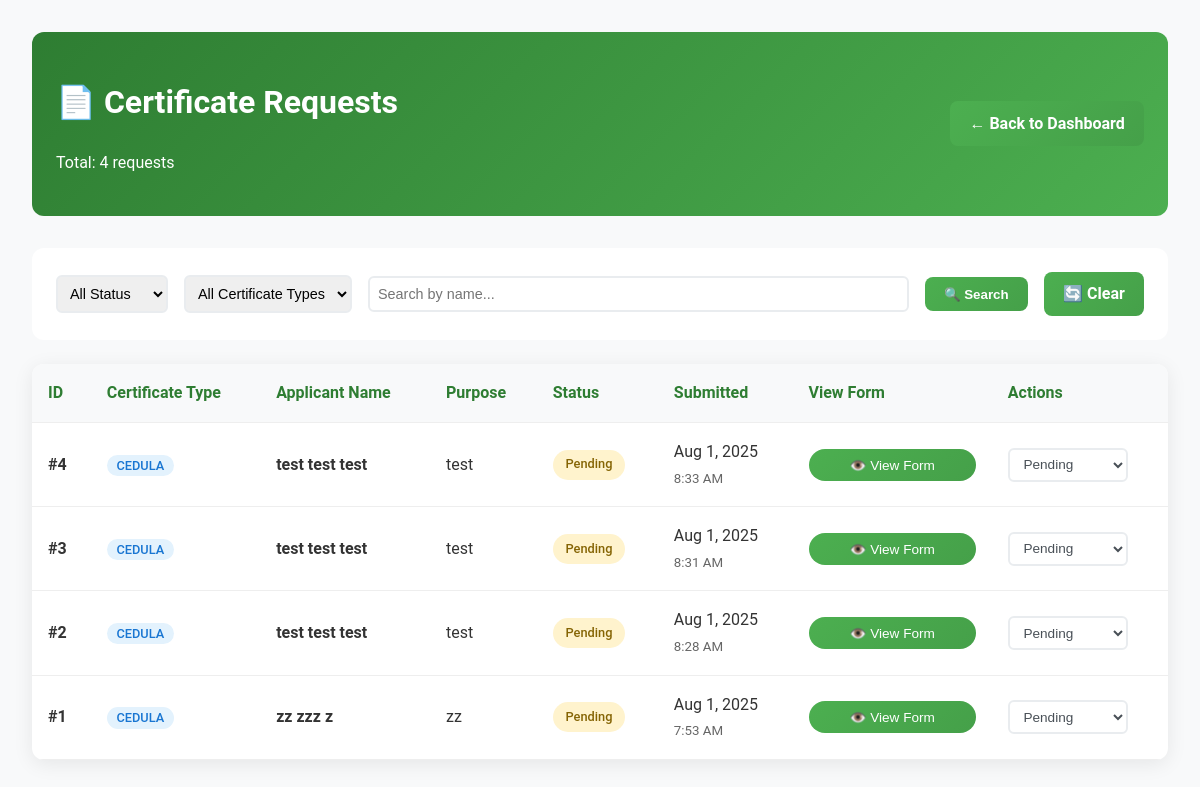
/admin/view-certificate-requests.php (signed in), run on an earlier commit of the app's database.
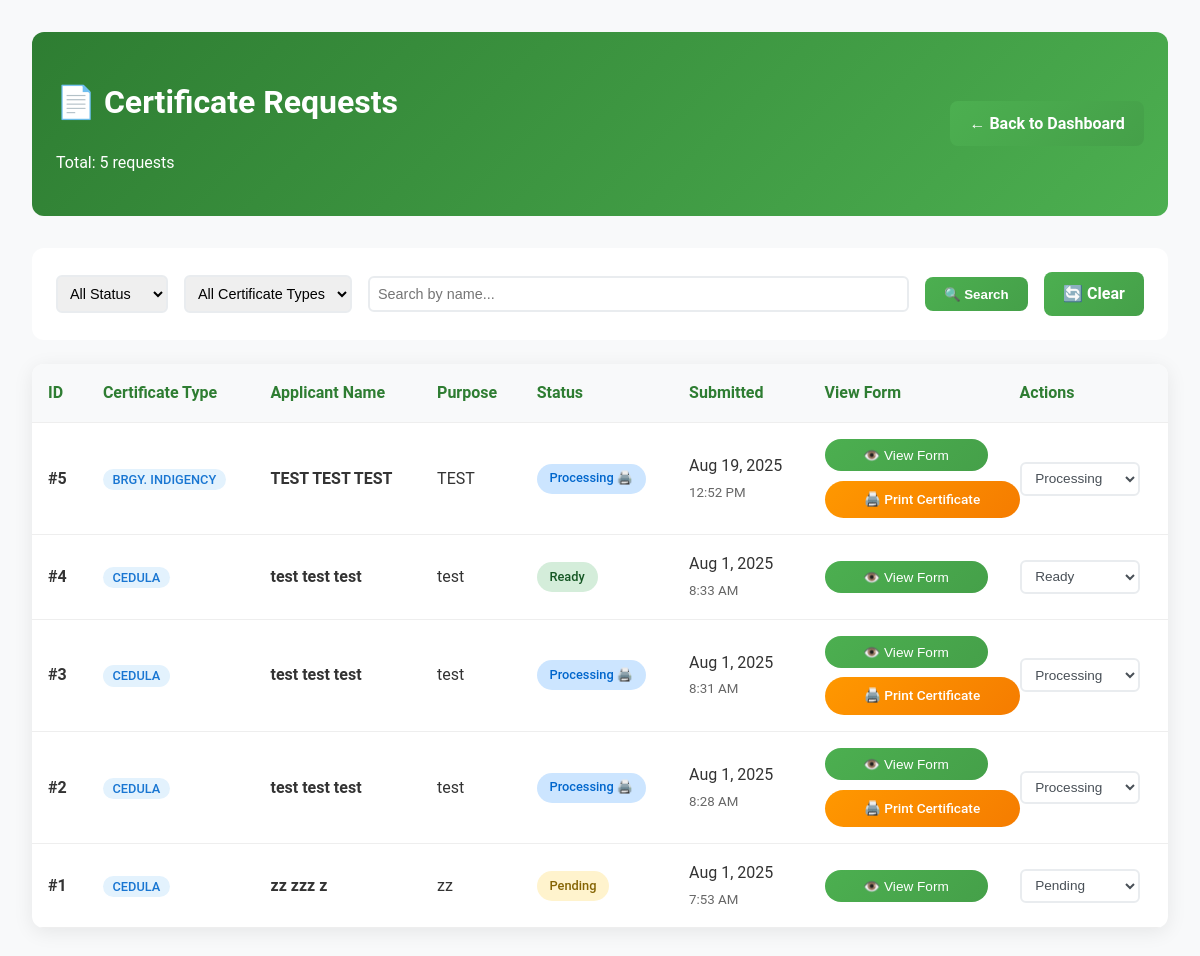
And on a later commit of the database.
### tables this page shows
CREATE TABLE `certificate_requests` (
  `id` int(11) NOT NULL,
  `full_name` varchar(255) NOT NULL,
  `address` varchar(500) NOT NULL,
  `mobile_number` varchar(20) DEFAULT NULL,
  `civil_status` varchar(50) DEFAULT NULL,
  `gender` varchar(20) DEFAULT NULL,
  `birth_date` date NOT NULL,
  `birth_place` varchar(255) NOT NULL,
  `citizenship` varchar(100) DEFAULT NULL,
  `years_of_residence` int(11) DEFAULT NULL,
  `certificate_type` varchar(100) NOT NULL,
  `purpose` text NOT NULL,
  `submitted_at` timestamp NOT NULL DEFAULT current_timestamp(),
  `status` enum('pending','processing','ready','released') DEFAULT 'pending'
);

### admin/view-certificate-requests.php (the view, shortened to what the changed rows need)
<?php
include '../includes/db_connect.php';
$page = max(1, (int)($_GET['page'] ?? 1));
$per_page = 10;
$offset = ($page - 1) * $per_page;
$where_conditions = [];
$params = [];
$where_clause = $where_conditions ? "WHERE " . implode(" AND ", $where_conditions) : "";
$count_sql = "SELECT COUNT(*) FROM certificate_requests $where_clause";
$count_stmt = $pdo->prepare($count_sql);
$count_stmt->execute($params);
$total_records = $count_stmt->fetchColumn();
$sql = "SELECT * FROM certificate_requests $where_clause ORDER BY submitted_at DESC LIMIT $per_page OFFSET $offset";
$stmt = $pdo->prepare($sql);
$stmt->execute($params);
$requests = $stmt->fetchAll();
function getPrintUrl($certificate_type, $id) {
    $certificate_type = strtoupper(trim($certificate_type));
    $print_urls = [
        'BRGY. INDIGENCY' => '../pages/print-indigency.php',
        'INDIGENCY' => '../pages/print-indigency.php',
        'BRGY. CLEARANCE' => '../pages/print-barangay-clearance.php',
        'BARANGAY CLEARANCE' => '../pages/print-barangay-clearance.php',
        'CLEARANCE' => '../pages/print-barangay-clearance.php',
        'CERTIFICATION OF RESIDENCY' => '../pages/print-residency.php',
        'RESIDENCY' => '../pages/print-residency.php',
        'PROOF OF RESIDENCY' => '../pages/print-residency.php',
        'TRICYCLE PERMIT' => '../pages/print-tricycle-permit.php',
        'CEDULA' => '../pages/print-tricycle-permit.php'
    ];
    return isset($print_urls[$certificate_type]) ? $print_urls[$certificate_type] . '?id=' . $id : null;
}
?>
<!DOCTYPE html>
<html lang="en">
<head>
    <link rel="stylesheet" href="../css/styles.css">
</head>
<body>
    <div class="admin-container">
        <div class="admin-header">
            <div>
                <h1>📄 Certificate Requests</h1>
                <p>Total: <?php echo $total_records; ?> requests</p>
            </div>
        </div>
        <div class="admin-table">
            <table>
                <thead>
                    <tr>
                        <th>ID</th>
                        <th>Certificate Type</th>
                        <th>Applicant Name</th>
                        <th>Purpose</th>
                        <th>Status</th>
                        <th>Submitted</th>
                        <th>View Form</th>
                        <th>Actions</th>
                    </tr>
                </thead>
                <tbody>
                    <?php foreach ($requests as $req): ?>
                    <tr>
                        <td><strong>#<?php echo $req['id']; ?></strong></td>
                        <td>
                            <span class="cert-type">
                                <?php echo htmlspecialchars($req['certificate_type']); ?>
                            </span>
                        </td>
                        <td>
                            <strong><?php echo htmlspecialchars($req['full_name']); ?></strong>
                        </td>
                        <td>
                            <?php echo htmlspecialchars(substr($req['purpose'], 0, 50)); ?>
                        </td>
                        <td>
                            <span class="status-badge status-<?php echo $req['status']; ?> <?php echo $req['status'] === 'processing' ? 'print-available' : ''; ?>">
                                <?php echo ucfirst($req['status']); ?>
                                <?php if ($req['status'] === 'released'): ?>
                                    🔒
                                <?php elseif ($req['status'] === 'processing'): ?>
                                    🖨️
                                <?php endif; ?>
                            </span>
                        </td>
                        <td>
                            <div><?php echo date('M j, Y', strtotime($req['submitted_at'])); ?></div>
                            <small style="color: #666;"><?php echo date('g:i A', strtotime($req['submitted_at'])); ?></small>
                        </td>
                        <td>
                            <div class="action-buttons">
                                <button onclick="viewFormDetails(<?php echo $req['id']; ?>)" class="view-form-btn">
                                    👁️ View Form
                                </button>
                                <?php
                                if ($req['status'] === 'processing') {
                                    $print_url = getPrintUrl($req['certificate_type'], $req['id']);
                                    if ($print_url):
                                ?>
                                <a href="<?php echo $print_url; ?>" target="_blank" class="print-cert-btn">
                                    🖨️ Print Certificate
                                </a>
                                <?php
                                    endif;
                                }
                                ?>
                            </div>
                        </td>
                        <td>
                            <?php if ($req['status'] !== 'released'): ?>
                            <form method="POST" style="margin: 0;">
                                <select name="status" class="action-select" onchange="this.form.submit()">
                                    <option value="pending" <?php echo $req['status'] === 'pending' ? 'selected' : ''; ?>>Pending</option>
                                    <option value="processing" <?php echo $req['status'] === 'processing' ? 'selected' : ''; ?>>Processing</option>
                                    <option value="ready" <?php echo $req['status'] === 'ready' ? 'selected' : ''; ?>>Ready</option>
                                </select>
                            </form>
                            <?php else: ?>
                            <div class="action-select status-locked">
                                Released (Locked)
                            </div>
                            <?php endif; ?>
                        </td>
                    </tr>
                    <?php endforeach; ?>
                </tbody>
            </table>
        </div>
    </div>
</body>
</html>

What changed in the data, as far as the page shows it:
added certificate_requests: id "5", certificate_type "BRGY. INDIGENCY", full_name "TEST TEST TEST", purpose "TEST", status "Processing", submitted_at "Aug 19, 2025", submitted_at "12:52 PM"
changed certificate_requests "8:33 AM": status "Pending" → "Ready"
changed certificate_requests "8:31 AM": status "Pending" → "Processing"; now shows "🖨️ 🖨️ Print Certificate"
changed certificate_requests "8:28 AM": status "Pending" → "Processing"; now shows "🖨️ 🖨️ Print Certificate"
Also different on the page:
$total_records: "4" → "5"
